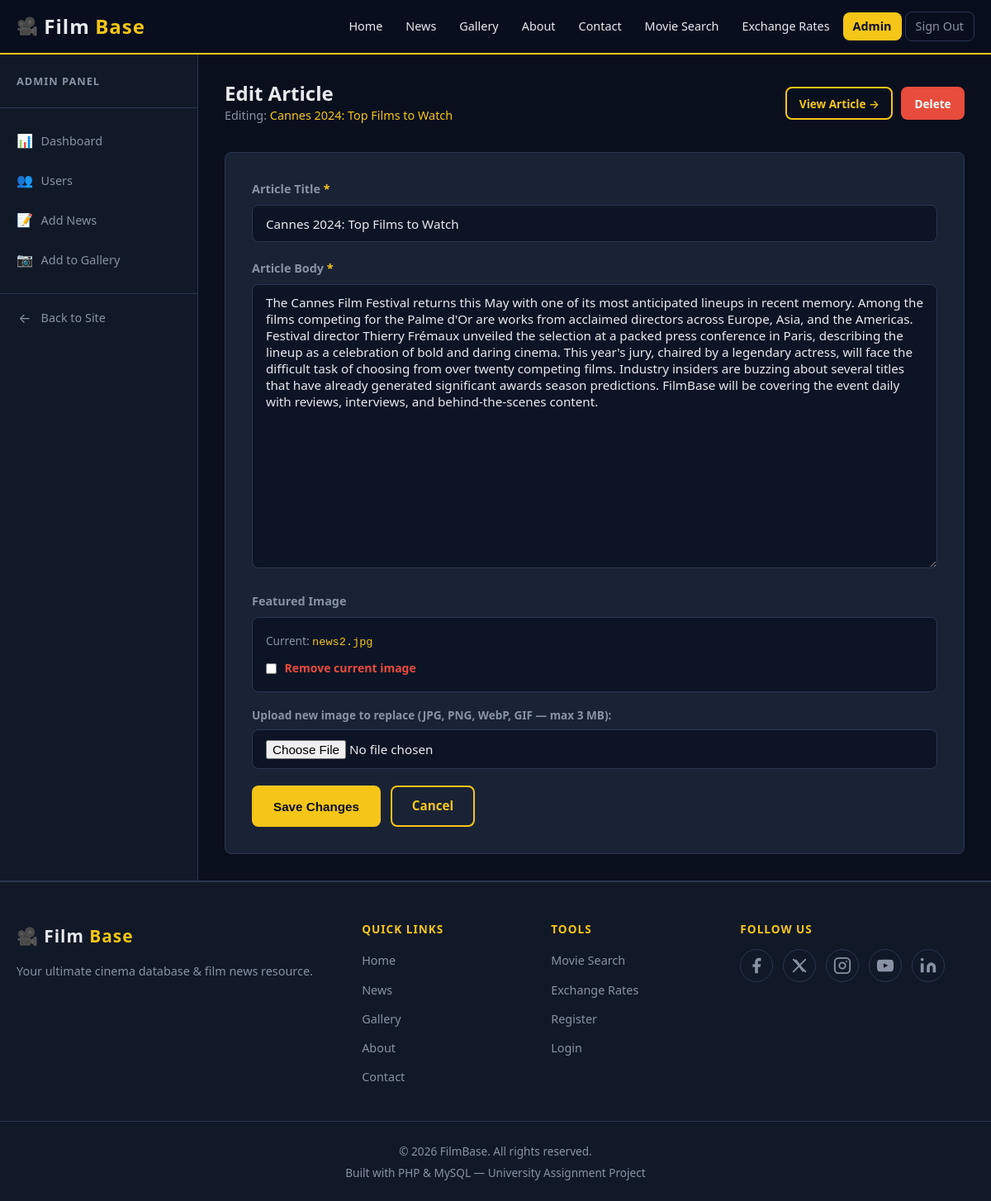
The app's page /admin/news-edit.php?id=2 (signed in) with its own data.
### tables this page shows
CREATE TABLE `news` (
  `id`         INT(11)      NOT NULL AUTO_INCREMENT,
  `user_id`    INT(11)      NOT NULL,
  `title`      VARCHAR(255) NOT NULL,
  `body`       TEXT         NOT NULL,
  `image`      VARCHAR(255) NOT NULL DEFAULT '',
  `created_at` DATETIME     NOT NULL DEFAULT CURRENT_TIMESTAMP,
  PRIMARY KEY (`id`),
  KEY `user_id` (`user_id`)
);

### includes/auth.php (called while the page is built, shortened)
<?php
function e(string $str): string {
    return htmlspecialchars($str, ENT_QUOTES, 'UTF-8');
}

### admin/news-edit.php (the view, shortened to what this page needs)
<?php
require_once __DIR__ . '/../config/db.php';
require_once __DIR__ . '/../includes/auth.php';
$id = (int)($_GET['id'] ?? $_POST['article_id'] ?? 0);
$stmt = $conn->prepare("SELECT id, title, body, image FROM news WHERE id = ? LIMIT 1");
$stmt->bind_param('i', $id);
$stmt->execute();
$article = $stmt->get_result()->fetch_assoc();
require_once __DIR__ . '/../includes/header.php';
?>
<div class="admin-layout">
    <aside class="admin-sidebar">
        <div class="admin-sidebar-header"><h3>Admin Panel</h3></div>
        <nav class="admin-nav">
            <a href="/filmbase/admin/index.php">       <span class="nav-icon">&#128202;</span> Dashboard</a>
            <a href="/filmbase/admin/users.php">       <span class="nav-icon">&#128101;</span> Users</a>
            <a href="/filmbase/admin/news-add.php">    <span class="nav-icon">&#128221;</span> Add News</a>
            <a href="/filmbase/admin/gallery-add.php"> <span class="nav-icon">&#128247;</span> Add to Gallery</a>
            <a href="/filmbase/index.php" style="margin-top:1rem; border-top:1px solid var(--border); padding-top:1rem;">
                <span class="nav-icon">&#8592;</span> Back to Site
            </a>
        </nav>
    </aside>
    <div class="admin-content">
        <div class="admin-header">
            <div>
                <h1 class="admin-title">Edit Article</h1>
                <p style="color:var(--text-muted); font-size:0.9rem; margin:0;">
                    Editing: <span class="text-accent"><?php echo e(mb_substr($article['title'], 0, 60)); ?></span>
                </p>
            </div>
            <div style="display:flex; gap:0.6rem;">
                <a href="/filmbase/news-single.php?id=<?php echo $id; ?>" class="btn btn-outline btn-sm" target="_blank">
                    View Article &rarr;
                </a>
                <a href="/filmbase/admin/news-delete.php?id=<?php echo $id; ?>"
                   class="btn btn-danger btn-sm"
                   data-confirm="Delete this article permanently?">
                    Delete
                </a>
            </div>
        </div>
        <div class="form-card" style="max-width:100%;">
            <form method="POST"
                  action="/filmbase/admin/news-edit.php?id=<?php echo $id; ?>"
                  enctype="multipart/form-data">
                <div class="form-group">
                    <label for="title">Article Title <span style="color:var(--accent)">*</span></label>
                    <input type="text" id="title" name="title"
                           value="<?php echo e($article['title']); ?>"
                           required maxlength="255">
                </div>
                <div class="form-group">
                    <label for="body">Article Body <span style="color:var(--accent)">*</span></label>
                    <textarea id="body" name="body" rows="16" required><?php echo e($article['body']); ?></textarea>
                </div>
                <div class="form-group">
                    <label>Featured Image</label>
                    <?php if (!empty($article['image'])): ?>
                        <div class="current-image-wrap">
                            <div class="current-image-info">
                                <p style="color:var(--text-muted); font-size:0.85rem; margin:0 0 0.5rem;">
                                    Current: <code style="color:var(--accent);"><?php echo e($article['image']); ?></code>
                                </p>
                                <div class="checkbox-group">
                                    <input type="checkbox" id="remove_image" name="remove_image" value="1">
                                    <label for="remove_image" style="color:var(--danger); font-size:0.875rem;">
                                        Remove current image
                                    </label>
                                </div>
                            </div>
                        </div>
                    <?php else: ?>
                        <img id="img-preview" src="" alt="" style="display:none; max-width:320px; max-height:200px; object-fit:cover; border-radius:var(--radius); border:1px solid var(--border); margin-bottom:0.75rem;">
                    <?php endif; ?>
                    <label for="image" style="margin-top:0.75rem; display:block; font-size:0.85rem; color:var(--text-muted);">
                        Upload new image to replace (JPG, PNG, WebP, GIF — max 3 MB):
                    </label>
                    <input type="file" id="image" name="image"
                           accept="image/jpeg,image/png,image/webp,image/gif"
                           data-preview="img-preview">
                </div>
                <div style="display:flex; gap:0.75rem; flex-wrap:wrap; margin-top:0.5rem;">
                    <button type="submit" class="btn btn-primary">Save Changes</button>
                    <a href="/filmbase/admin/index.php" class="btn btn-outline">Cancel</a>
                </div>
            </form>
        </div>
    </div>
</div>
<?php require_once __DIR__ . '/../includes/footer.php'; ?>

### assets/css/style.css (style rules this page uses)
*, *::before, *::after { box-sizing: border-box; margin: 0; padding: 0; }
:root { --bg-primary: #0a0f1e; --bg-secondary: #111827; --bg-card: #1a2236; --bg-input: #0d1426; --accent: #f5c518; --accent-dark: #c9a200; --text-primary: #e8eaf0; --text-muted: #8892a4; --text-dark: #0a0f1e; --border: #2a3550; --danger: #e74c3c; --success: #2ecc71; --radius: 8px; --shadow: 0 4px 20px rgba(0,0,0,0.5); --transition: 0.25s ease; --max-width: 1200px; }
html { scroll-behavior: smooth; }
body { font-family: 'Segoe UI', system-ui, -apple-system, sans-serif; background-color: var(--bg-primary); color: var(--text-primary); line-height: 1.7; font-size: 16px; min-height: 100vh; display: flex; flex-direction: column; }
a { color: var(--accent); text-decoration: none; transition: color var(--transition); }
h1, h2, h3, h4, h5 { line-height: 1.25; color: var(--text-primary); font-weight: 700; }
p { margin-bottom: 1rem; color: var(--text-primary); }
.text-accent { color: var(--accent); }
.btn { display: inline-block; padding: 0.65rem 1.5rem; border-radius: var(--radius); font-size: 0.95rem; font-weight: 600; cursor: pointer; border: 2px solid transparent; transition: background var(--transition), color var(--transition), border-color var(--transition); text-align: center; }
.btn-primary { background: var(--accent); color: var(--text-dark); }
.btn-outline { background: transparent; border-color: var(--accent); color: var(--accent); }
.btn-danger { background: var(--danger); color: #fff; border-color: var(--danger); }
.btn-sm { padding: 0.4rem 0.9rem; font-size: 0.85rem; }
.form-card { background: var(--bg-card); border: 1px solid var(--border); border-radius: var(--radius); padding: 2rem; max-width: 560px; margin: 0 auto; }
.form-group { margin-bottom: 1.25rem; }
.form-group label { display: block; margin-bottom: 0.4rem; font-size: 0.9rem; font-weight: 600; color: var(--text-muted); }
.form-group input, .form-group select, .form-group textarea { width: 100%; padding: 0.7rem 1rem; background: var(--bg-input); border: 1px solid var(--border); border-radius: var(--radius); color: var(--text-primary); font-size: 0.95rem; font-family: inherit; transition: border-color var(--transition); }
.form-group textarea { resize: vertical; min-height: 120px; }
.checkbox-group { display: flex; align-items: center; gap: 0.6rem; }
.checkbox-group input[type="checkbox"] { width: auto; accent-color: var(--accent); }
.checkbox-group label { margin: 0; font-size: 0.9rem; }
.admin-layout { display: grid; grid-template-columns: 240px 1fr; min-height: calc(100vh - 64px); }
.admin-sidebar { background: var(--bg-secondary); border-right: 1px solid var(--border); padding: 1.5rem 0; }
.admin-sidebar-header { padding: 0 1.25rem 1.5rem; border-bottom: 1px solid var(--border); margin-bottom: 1rem; }
.admin-sidebar-header h3 { font-size: 0.8rem; text-transform: uppercase; letter-spacing: 1px; color: var(--text-muted); }
.admin-nav a { display: flex; align-items: center; gap: 0.6rem; padding: 0.65rem 1.25rem; color: var(--text-muted); font-size: 0.9rem; transition: background var(--transition), color var(--transition); }
.admin-nav a .nav-icon { font-size: 1rem; width: 20px; text-align: center; }
.admin-content { padding: 2rem; }
.admin-header { margin-bottom: 2rem; display: flex; justify-content: space-between; align-items: center; }
.admin-title { font-size: 1.5rem; }

### admin/news-edit.php (style rules this page uses)
.current-image-wrap { display: flex; gap: 1.25rem; align-items: flex-start; margin-bottom: 1rem; background: var(--bg-input); border: 1px solid var(--border); border-radius: var(--radius); padding: 1rem; }

### records on screen
news: title "Cannes 2024: Top Films to Watch", body "The Cannes Film Festival returns this May with one of its most anticipated lineups in recent memory. Among the films competing for the Palme d'Or are works from acclaimed directors across Europe, Asia, and the Americas. Festival director Thierry Frémaux unveiled the selection at a packed press conference in Paris, describing the lineup as a celebration of bold and daring cinema. This year's jury, chaired by a legendary actress, will face the difficult task of choosing from over twenty competing films. Industry insiders are buzzing about several titles that have already generated significant awards season predictions. FilmBase will be covering the event daily with reviews, interviews, and…", image "news2.jpg"
